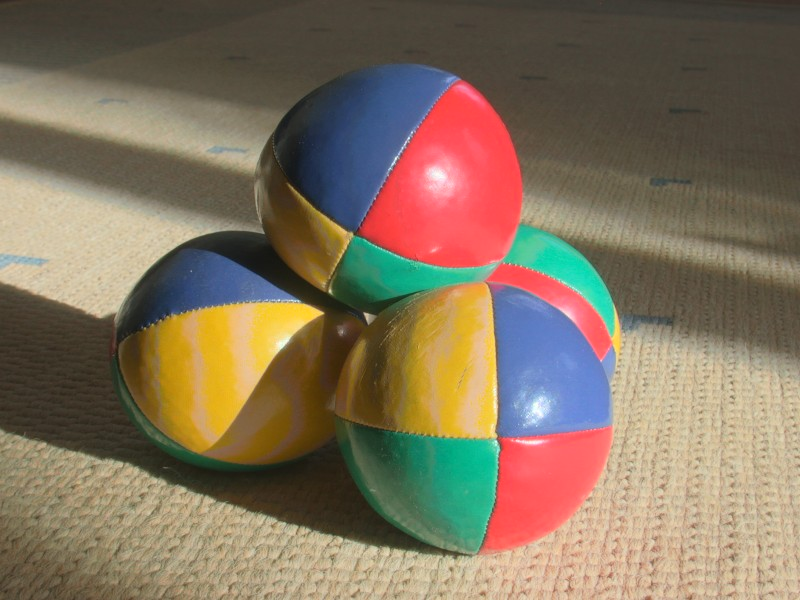
#> input picture Color_to_BW_Converter/sample_image.jpg, 800 x 600 px, given in place of the camera
$ python HarryPotterCloak.py
#> lines starting #> are read from the running program, lines starting #| are printed output that depends on the picture; after the words box and inside, x2 and y2 are one past the last pixel; in counts of white or black regions, pixels touching at a corner belong together
import cv2
import numpy

def hello(x):
	print("")

if __name__=='__main__':
	cap = cv2.VideoCapture(0)
	bars = cv2.namedWindow("bars")

	cv2.createTrackbar("upper_hue","bars",110,180,hello)
	cv2.createTrackbar("upper_saturation","bars",255, 255, hello)
	cv2.createTrackbar("upper_value","bars",255, 255, hello)
	cv2.createTrackbar("lower_hue","bars",68,180, hello)
	cv2.createTrackbar("lower_saturation","bars",55, 255, hello)
	cv2.createTrackbar("lower_value","bars",54, 255, hello)

	#Capturing the initial frame for creation of background
	while(True):
		cv2.waitKey(1000)
		ret,init_frame = cap.read()
#> init_frame is the input picture: shape (600, 800, 3); mean B, G, R 93.5, 114.7, 130.9
		if(ret):
			break

	while(True):
		ret,frame = cap.read()
		inspect = cv2.cvtColor(frame, cv2.COLOR_BGR2HSV)
#> inspect: shape (600, 800, 3); mean H, S, V 37.6, 95.4, 141

		#getting the HSV values for masking the cloak
		upper_hue = cv2.getTrackbarPos("upper_hue", "bars")
		upper_saturation = cv2.getTrackbarPos("upper_saturation", "bars")
		upper_value = cv2.getTrackbarPos("upper_value", "bars")
		lower_value = cv2.getTrackbarPos("lower_value","bars")
		lower_hue = cv2.getTrackbarPos("lower_hue","bars")
		lower_saturation = cv2.getTrackbarPos("lower_saturation","bars")

		#Kernel to be used for dilation
		kernel = numpy.ones((3,3),numpy.uint8)

		upper_hsv = numpy.array([upper_hue,upper_saturation,upper_value])
		lower_hsv = numpy.array([lower_hue,lower_saturation,lower_value])

		mask = cv2.inRange(inspect, lower_hsv, upper_hsv)
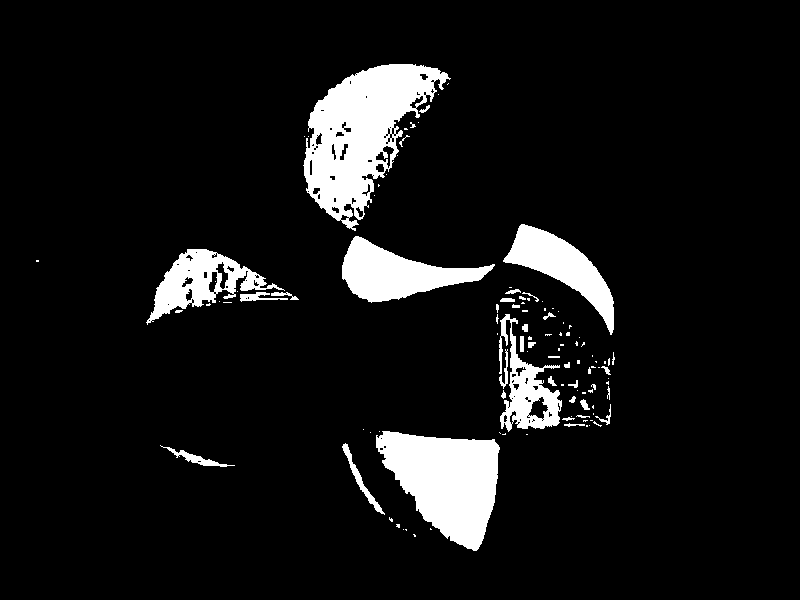
#> mask: shape (600, 800); 8.2% white; 112 white regions (76 under 20 px), largest, box (x1, y1, x2, y2) and area: (303, 64, 451, 231) 11758, (376, 431, 500, 551) 9340, (342, 236, 495, 303) 4867
		mask = cv2.medianBlur(mask,3)
#> mask: shape (600, 800); 8.2% white; 84 white regions (51 under 20 px), largest, box (x1, y1, x2, y2) and area: (304, 64, 450, 231) 11868, (376, 431, 500, 551) 9349, (342, 236, 495, 302) 4866
		mask_inv = 255-mask
		mask = cv2.dilate(mask,kernel,5)
#> mask: shape (600, 800); 9.6% white; 53 white regions (12 under 20 px), largest, box (x1, y1, x2, y2) and area: (303, 63, 451, 232) 13472, (375, 430, 501, 552) 9858, (341, 235, 496, 303) 5316

		#The mixing of frames in a combination to achieve the required frame
		b = frame[:,:,0]
		g = frame[:,:,1]
		r = frame[:,:,2]
		b = cv2.bitwise_and(mask_inv, b)
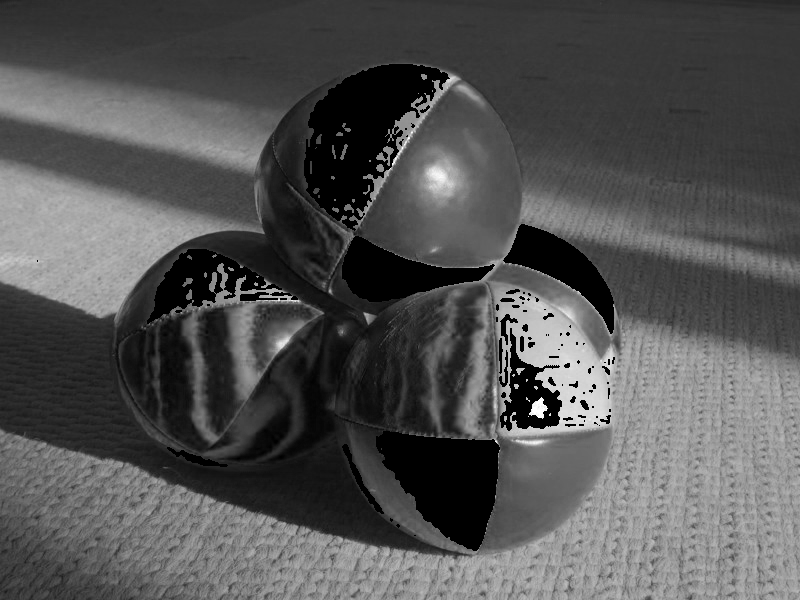
#> b: shape (600, 800); min 0, max 255, mean 83
		g = cv2.bitwise_and(mask_inv, g)
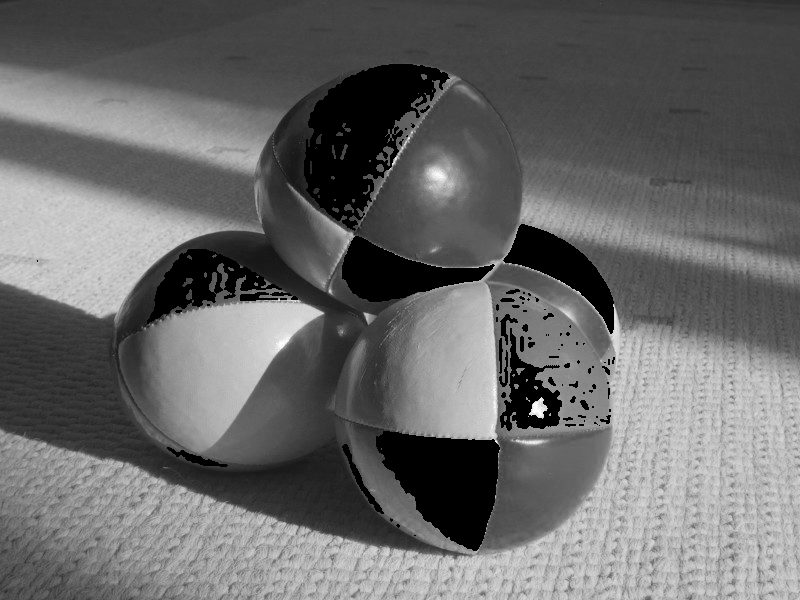
#> g: shape (600, 800); min 0, max 255, mean 104.6
		r = cv2.bitwise_and(mask_inv, r)
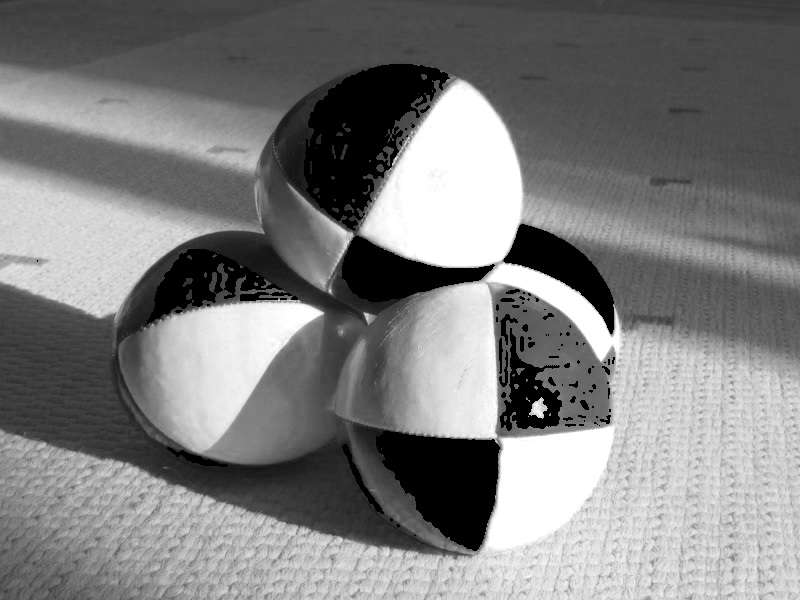
#> r: shape (600, 800); min 0, max 255, mean 126.4
		frame_inv = cv2.merge((b,g,r))
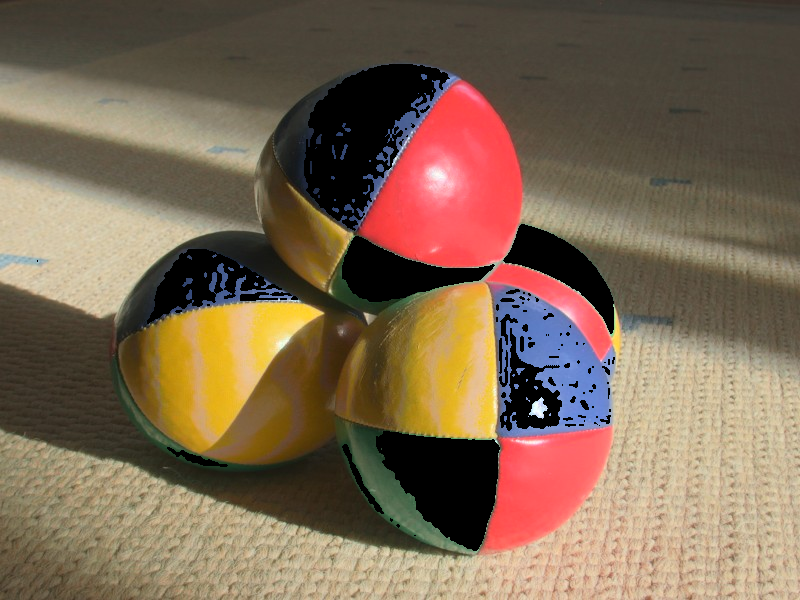
#> frame_inv: shape (600, 800, 3); mean of channels 0, 1, 2 83, 104.6, 126.4; drawn as B, G, R

		b = init_frame[:,:,0]
		g = init_frame[:,:,1]
		r = init_frame[:,:,2]
		b = cv2.bitwise_and(b,mask)
		g = cv2.bitwise_and(g,mask)
		r = cv2.bitwise_and(r,mask)
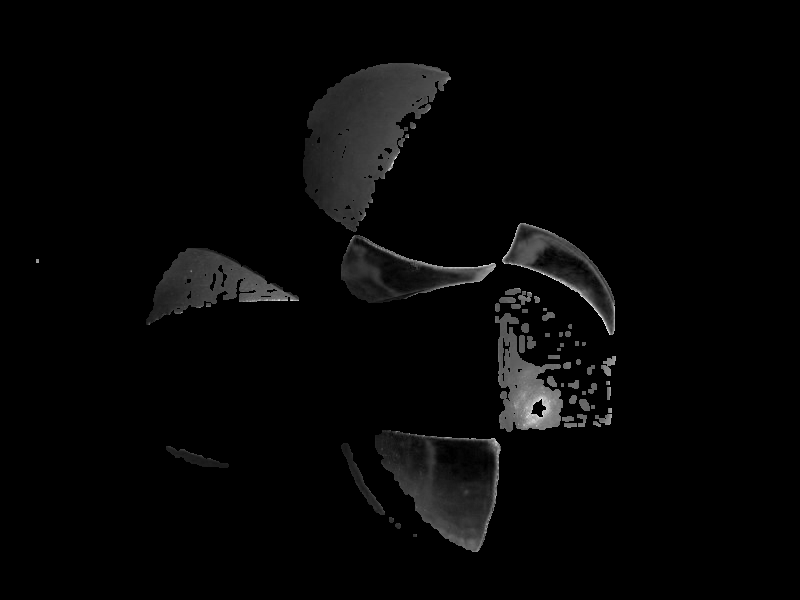
#> r: shape (600, 800); min 0, max 255, mean 5.8
		blanket_area = cv2.merge((b,g,r))
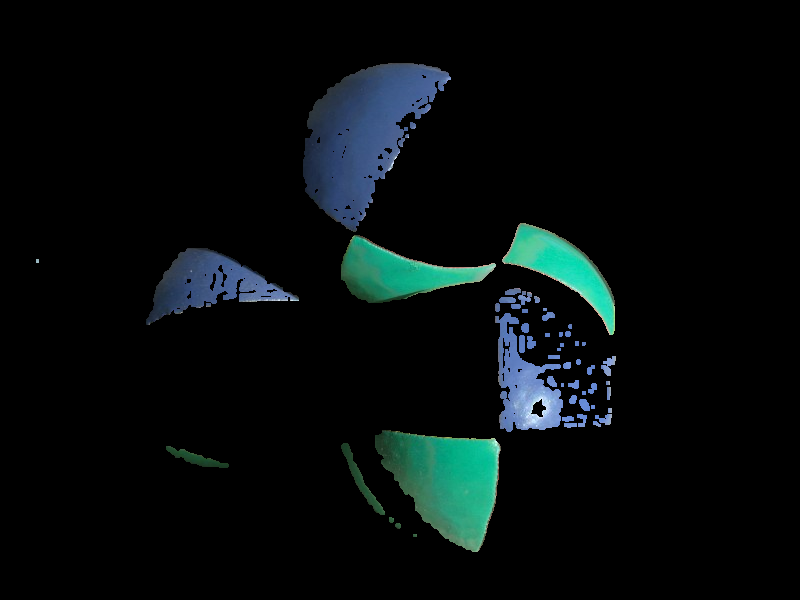
#> blanket_area: shape (600, 800, 3); mean B, G, R 12.4, 11.7, 5.8

		final = cv2.bitwise_or(frame_inv, blanket_area)

		cv2.imshow("Harry's Cloak",final)

		if(cv2.waitKey(3) == ord('q')):
#> (key q is pressed here)
			break;

	cv2.destroyAllWindows()
	cap.release()
